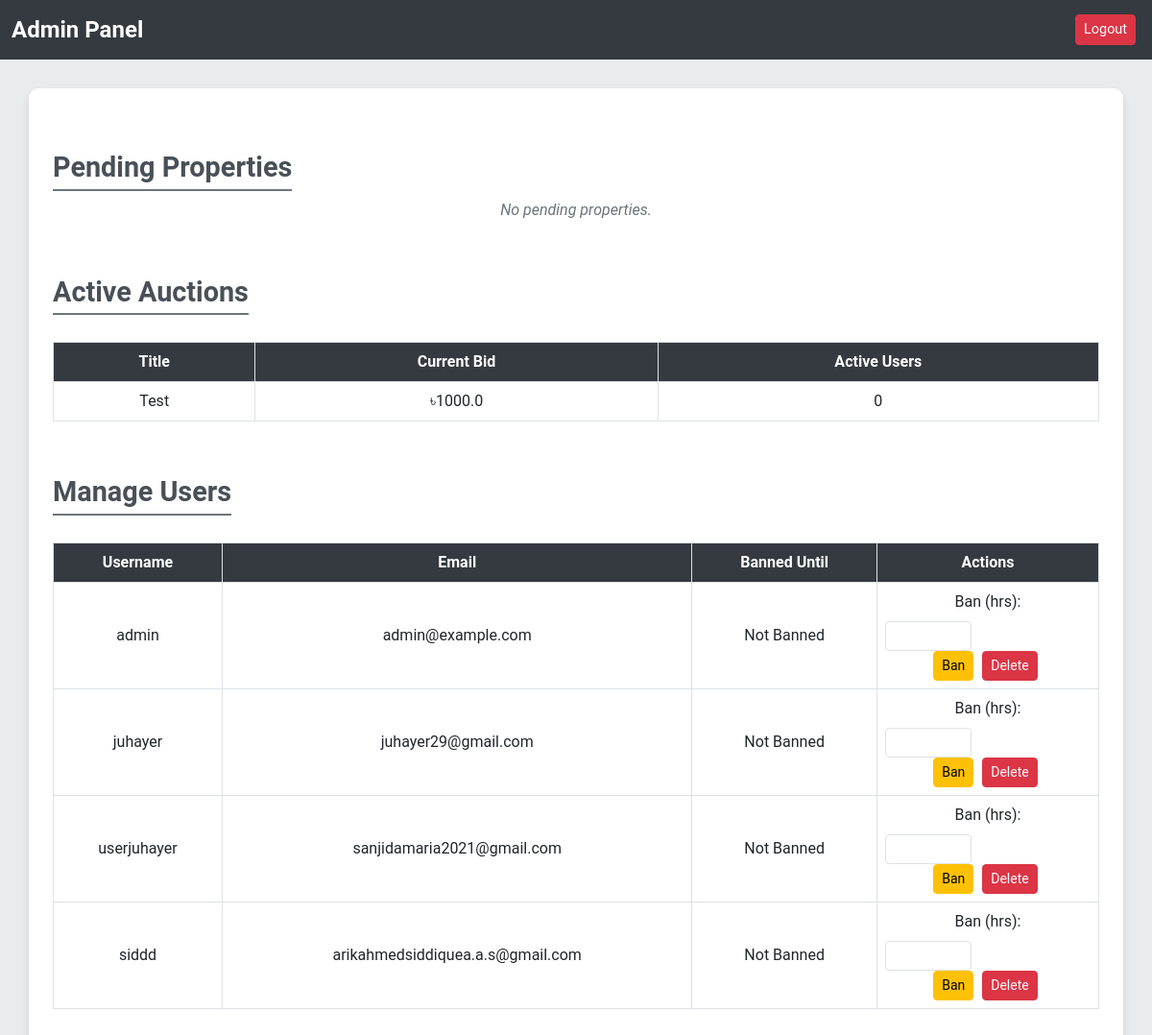
Screenshot of /admin/panel (signed in) with the database file from the repository.
### app.py (models this page shows, shortened)
class Bid(db.Model):
    id = db.Column(db.Integer, primary_key=True)
    property_id = db.Column(db.Integer, db.ForeignKey('property.id'), nullable=False)
    user_id = db.Column(db.Integer, db.ForeignKey('user.id'), nullable=False)
    bid_amount = db.Column(db.Float, nullable=False)
    auto_increment = db.Column(db.Float, nullable=True)
    end_limit = db.Column(db.Float, nullable=True)
    is_prioritized = db.Column(db.Boolean, default=False)
    timestamp = db.Column(db.DateTime, default=datetime.now, nullable=False)
    user = db.relationship('User', backref='bids')
    notify_auction_end = db.Column(db.Boolean, default=False)

class Property(db.Model):
    id = db.Column(db.Integer, primary_key=True)
    user_id = db.Column(db.Integer, db.ForeignKey('user.id'), nullable=False)
    title = db.Column(db.String(200), nullable=False)
    description = db.Column(db.Text, nullable=False)
    price = db.Column(db.Float, nullable=False)
    location = db.Column(db.String(200), nullable=False)
    image_filename = db.Column(db.String(300), nullable=True)
    start_time = db.Column(db.DateTime, nullable=False)
    end_time = db.Column(db.DateTime, nullable=False)
    approved = db.Column(db.Boolean, default=False)
    winner_notified = db.Column(db.Boolean, default=False)
    user = db.relationship('User', foreign_keys=[user_id], backref='properties')
    is_paid = db.Column(db.Boolean, default=False)

class User(db.Model):
    id = db.Column(db.Integer, primary_key=True)
    full_name = db.Column(db.String(200), nullable=False)
    username = db.Column(db.String(100), nullable=False)
    email = db.Column(db.String(120), unique=True, nullable=False)
    password = db.Column(db.String(200), nullable=False)
    date_of_birth = db.Column(db.Date, nullable=False)
    profession = db.Column(db.String(100), nullable=True)
    city = db.Column(db.String(100), nullable=False)
    area = db.Column(db.String(100), nullable=False)
    road = db.Column(db.String(200), nullable=False)
    otp = db.Column(db.String(6), nullable=True)
    otp_expiry = db.Column(db.DateTime, nullable=True)
    is_verified = db.Column(db.Boolean, default=False)
    is_admin = db.Column(db.Boolean, default=False)
    wallet_balance = db.Column(db.Float, default=0.0)
    tier = db.Column(db.String(50), default="None")
    email_notifications = db.Column(db.Boolean, default=False)
    banned_until = db.Column(db.DateTime, nullable=True)
    total_listings = db.Column(db.Integer, default=0)
    average_rating = db.Column(db.Float, default=0.0)
    listed_properties = db.relationship('Property', backref='seller', lazy=True)
    ratings_received = db.relationship('Rating', foreign_keys='Rating.rated_id', backref='seller', lazy=True)
    ratings_given = db.relationship('Rating', foreign_keys='Rating.rater_id', backref='buyer', lazy=True)

### app.py (the view)
@app.route('/admin/panel')
def admin_panel():
    if not session.get('admin_logged_in'):
        flash('Unauthorized access.', 'danger')
        return redirect(url_for('login'))
    pending_properties = Property.query.filter_by(approved=False).all()
    active_auctions = Property.query.filter(
        Property.approved == True,
        Property.start_time <= datetime.now(),
        Property.end_time > datetime.now()
    ).all()
    auction_details = []
    for auction in active_auctions:
        current_bid = Bid.query.filter_by(property_id=auction.id).order_by(Bid.bid_amount.desc()).first()
        active_users = Bid.query.filter(
            Bid.property_id == auction.id,
            Bid.auto_increment.is_(None)
        ).distinct(Bid.user_id).count()
        auction_details.append({
            'auction': auction,
            'current_bid': current_bid.bid_amount if current_bid else 'No bids',
            'active_users': active_users
        })
    users = User.query.all()
    return render_template('admin_panel.html', properties=pending_properties, auction_details=auction_details, users=users)

### templates/admin_panel.html (shortened to what this page needs)
<!DOCTYPE html>
<html lang="en">
<head>
    <link href="https://cdn.jsdelivr.net/npm/bootstrap@5.3.0/dist/css/bootstrap.min.css" rel="stylesheet">
</head>
<body>
    <nav class="navbar navbar-expand-lg">
        <div class="container-fluid">
            <a class="navbar-brand" href="#">Admin Panel</a>
            <div class="d-flex">
                <a href="{{ url_for('logout') }}" class="btn btn-danger btn-sm" aria-label="Logout">Logout</a>
            </div>
        </div>
    </nav>
    <div class="container">
        <h2 class="section-title">Pending Properties</h2>
        {% if properties %}
            <table class="table table-hover table-bordered">
                <thead>
                    <tr>
                        <th>Title</th>
                        <th>Owner</th>
                        <th>Actions</th>
                    </tr>
                </thead>
                <tbody>
                    {% for property in properties %}
                        <tr>
                            <td>{{ property.title }}</td>
                            <td>{{ property.user.username }}</td>
                            <td>
                                <form action="{{ url_for('approve_auction', id=property.id) }}" method="POST" class="d-inline">
                                    <input type="hidden" name="action" value="approve">
                                    <button type="submit" class="btn btn-success btn-sm">Approve</button>
                                </form>
                                <form action="{{ url_for('approve_auction', id=property.id) }}" method="POST" class="d-inline">
                                    <input type="hidden" name="action" value="reject">
                                    <button type="submit" class="btn btn-danger btn-sm">Reject</button>
                                </form>
                            </td>
                        </tr>
                    {% endfor %}
                </tbody>
            </table>
        {% else %}
            <p class="no-data">No pending properties.</p>
        {% endif %}
        <h2 class="section-title">Active Auctions</h2>
        {% if auction_details %}
            <table class="table table-hover table-bordered">
                <thead>
                    <tr>
                        <th>Title</th>
                        <th>Current Bid</th>
                        <th>Active Users</th>
                    </tr>
                </thead>
                <tbody>
                    {% for detail in auction_details %}
                        <tr>
                            <td>{{ detail.auction.title }}</td>
                            <td>৳{{ detail.current_bid }}</td>
                            <td>{{ detail.active_users }}</td>
                        </tr>
                    {% endfor %}
                </tbody>
            </table>
        {% else %}
            <p class="no-data">No active auctions.</p>
        {% endif %}
        <h2 class="section-title">Manage Users</h2>
        {% if users %}
            <table class="table table-hover table-bordered">
                <thead>
                    <tr>
                        <th>Username</th>
                        <th>Email</th>
                        <th>Banned Until</th>
                        <th>Actions</th>
                    </tr>
                </thead>
                <tbody>
                    {% for user in users %}
                        <tr>
                            <td>{{ user.username }}</td>
                            <td>{{ user.email }}</td>
                            <td>{{ user.banned_until.strftime('%Y-%m-%d %H:%M:%S') if user.banned_until else 'Not Banned' }}</td>
                            <td>
                                <form action="{{ url_for('manage_users') }}" method="POST" class="d-inline form-inline">
                                    <label for="ban_duration_{{ user.id }}" class="form-label">Ban (hrs):</label>
                                    <input type="number" name="ban_duration" id="ban_duration_{{ user.id }}" class="form-control form-control-sm" min="1" required>
                                    <button type="submit" class="btn btn-warning btn-sm">Ban</button>
                                </form>
                                <form action="{{ url_for('manage_users') }}" method="POST" class="d-inline">
                                    <button type="submit" class="btn btn-danger btn-sm" onclick="return confirm('Are you sure you want to delete this user?')">Delete</button>
                                </form>
                            </td>
                        </tr>
                    {% endfor %}
                </tbody>
            </table>
        {% else %}
            <p class="no-data">No users found.</p>
        {% endif %}
    </div>
</body>
</html>

### templates/admin_panel.html (style rules this page uses)
body { background-color: #e9ecef; font-family: 'Roboto', sans-serif; }
.container { margin-top: 30px; background: #ffffff; padding: 25px; border-radius: 10px; box-shadow: 0 4px 8px rgba(0, 0, 0, 0.1); }
.navbar { background-color: #343a40; }
.navbar-brand { color: #ffffff !important; font-size: 1.5rem; font-weight: bold; }
.navbar .btn { font-size: 0.9rem; }
.section-title { margin-top: 40px; text-align: center; font-size: 1.8rem; font-weight: bold; color: #495057; border-bottom: 2px solid #6c757d; display: inline-block; padding-bottom: 5px; }
.table { margin-top: 20px; border: 1px solid #dee2e6; }
.table th { background-color: #343a40; color: #ffffff; text-align: center; }
.table td { vertical-align: middle; text-align: center; }
.btn { margin-right: 5px; }
.form-inline input[type="number"] { width: 90px; }
.no-data { text-align: center; font-style: italic; color: #6c757d; font-size: 1rem; }

### rows the page displays
Bid: auction "Test", current_bid "1000.0", active_users "0"
User: username "admin", email "admin@example.com", banned_until "Not Banned"
User: username "juhayer", email "juhayer29@gmail.com", banned_until "Not Banned"
User: username "userjuhayer", email "sanjidamaria2021@gmail.com", banned_until "Not Banned"
User: username "siddd", email "arikahmedsiddiquea.a.s@gmail.com", banned_until "Not Banned"
